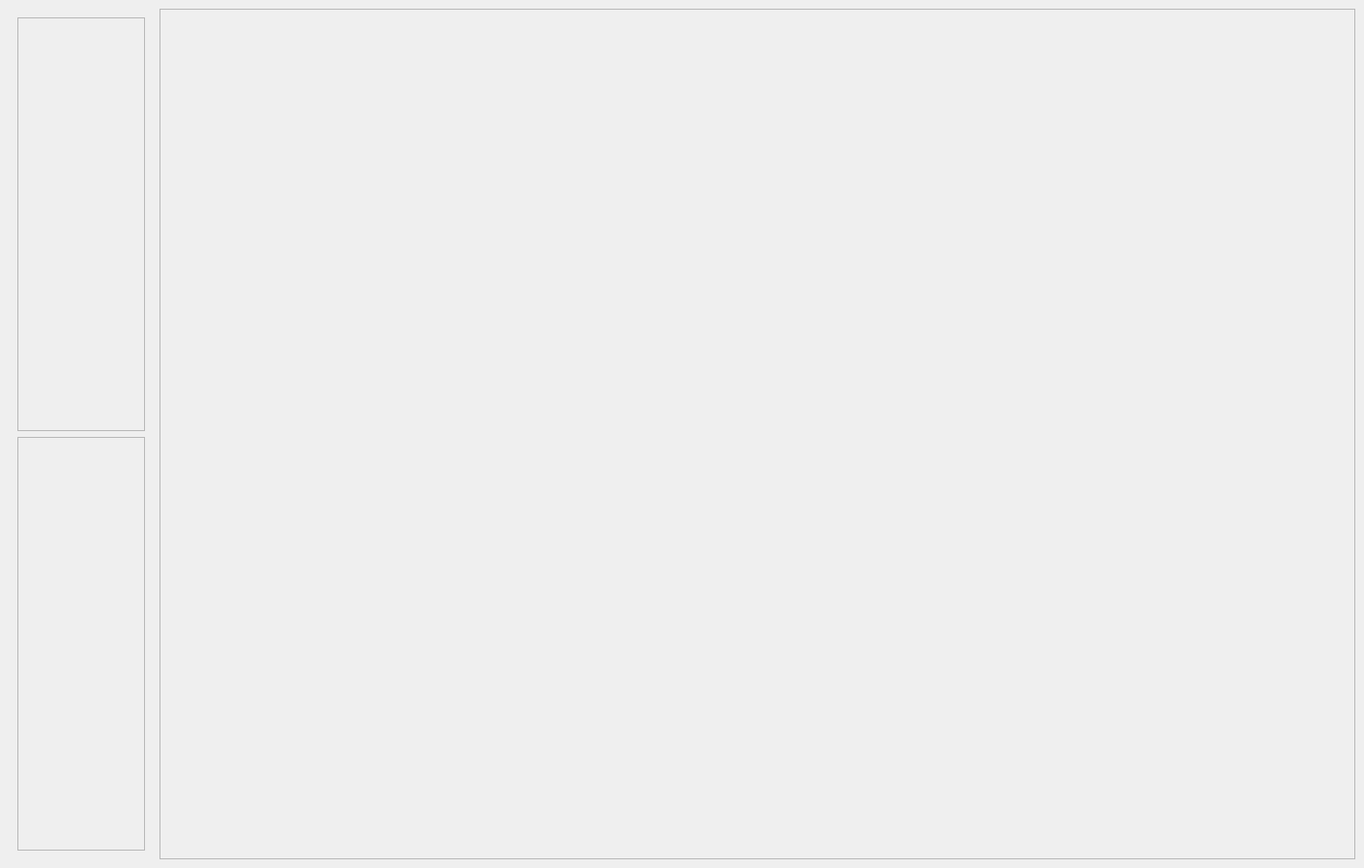
<?xml version="1.0" encoding="UTF-8"?>
<ui version="4.0">
 <class>MainWindow</class>
 <widget class="QMainWindow" name="MainWindow">
  <property name="geometry">
   <rect>
    <x>0</x>
    <y>0</y>
    <width>1411</width>
    <height>898</height>
   </rect>
  </property>
  <property name="windowTitle">
   <string>MainWindow</string>
  </property>
  <widget class="QWidget" name="centralwidget">
   <layout class="QHBoxLayout" name="horizontalLayout">
    <item>
     <widget class="QWidget" name="sidebar" native="true">
      <property name="sizePolicy">
       <sizepolicy hsizetype="Preferred" vsizetype="Preferred">
        <horstretch>0</horstretch>
        <verstretch>0</verstretch>
       </sizepolicy>
      </property>
      <property name="minimumSize">
       <size>
        <width>150</width>
        <height>0</height>
       </size>
      </property>
      <property name="maximumSize">
       <size>
        <width>300</width>
        <height>16777215</height>
       </size>
      </property>
      <layout class="QVBoxLayout" name="verticalLayout">
       <item>
        <widget class="QFrame" name="controlArea">
         <property name="frameShape">
          <enum>QFrame::StyledPanel</enum>
         </property>
         <property name="frameShadow">
          <enum>QFrame::Raised</enum>
         </property>
        </widget>
       </item>
       <item>
        <widget class="QFrame" name="notificationArea">
         <property name="frameShape">
          <enum>QFrame::StyledPanel</enum>
         </property>
         <property name="frameShadow">
          <enum>QFrame::Raised</enum>
         </property>
         <layout class="QVBoxLayout" name="notificationAreaLayout"/>
        </widget>
       </item>
      </layout>
     </widget>
    </item>
    <item>
     <widget class="QFrame" name="mainArea">
      <property name="frameShape">
       <enum>QFrame::StyledPanel</enum>
      </property>
      <property name="frameShadow">
       <enum>QFrame::Raised</enum>
      </property>
      <layout class="QVBoxLayout" name="verticalLayout_2">
       <item>
        <widget class="QStackedWidget" name="stackedWidget">
         <widget class="GridView" name="repoBrowser"/>
         <widget class="DetailedView" name="componentDetail"/>
        </widget>
       </item>
      </layout>
     </widget>
    </item>
   </layout>
  </widget>
 </widget>
 <customwidgets>
  <customwidget>
   <class>DetailedView</class>
   <extends>QWidget</extends>
   <header location="global">src/interface/views</header>
   <container>1</container>
  </customwidget>
  <customwidget>
   <class>GridView</class>
   <extends>QWidget</extends>
   <header location="global">src/interface/views</header>
   <container>1</container>
  </customwidget>
 </customwidgets>
 <resources/>
 <connections/>
</ui>
